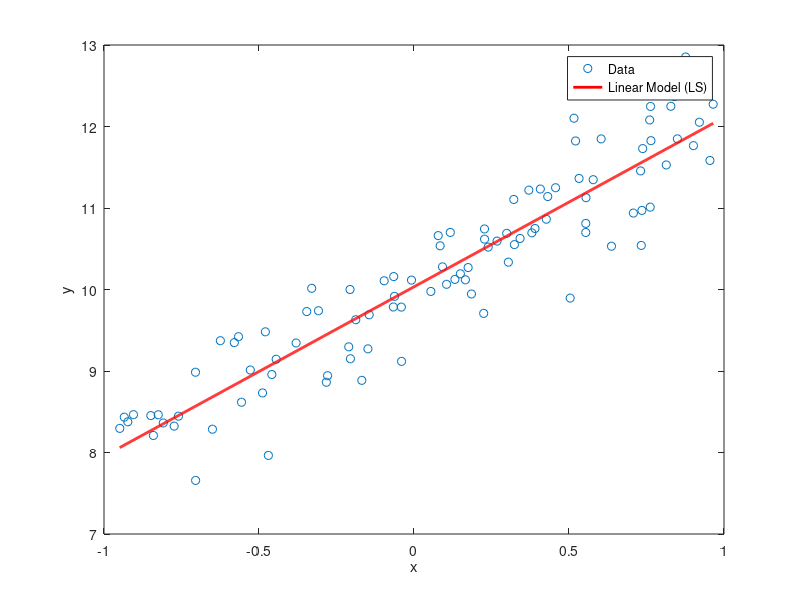

This chart was generated by the following MATLAB code:
clc;
clear;
close all;

n=100;

x=unifrnd(-1,1,[n 1]);

a=2;
b=10;
sigma=0.5;
y=a*x+b+sigma*randn(size(x));

X=[x ones(n,1)];
Y=y;

theta=pinv(X)*Y;

xmin=min(x);
xmax=max(x);
xx=linspace(xmin,xmax,1000);
yy=theta(1)*xx+theta(2);

figure;
plot(x,y,'o');
hold on;
plot(xx,yy,'r','LineWidth',2);
legend('Data','Linear Model (LS)');
xlabel('x');
ylabel('y');



